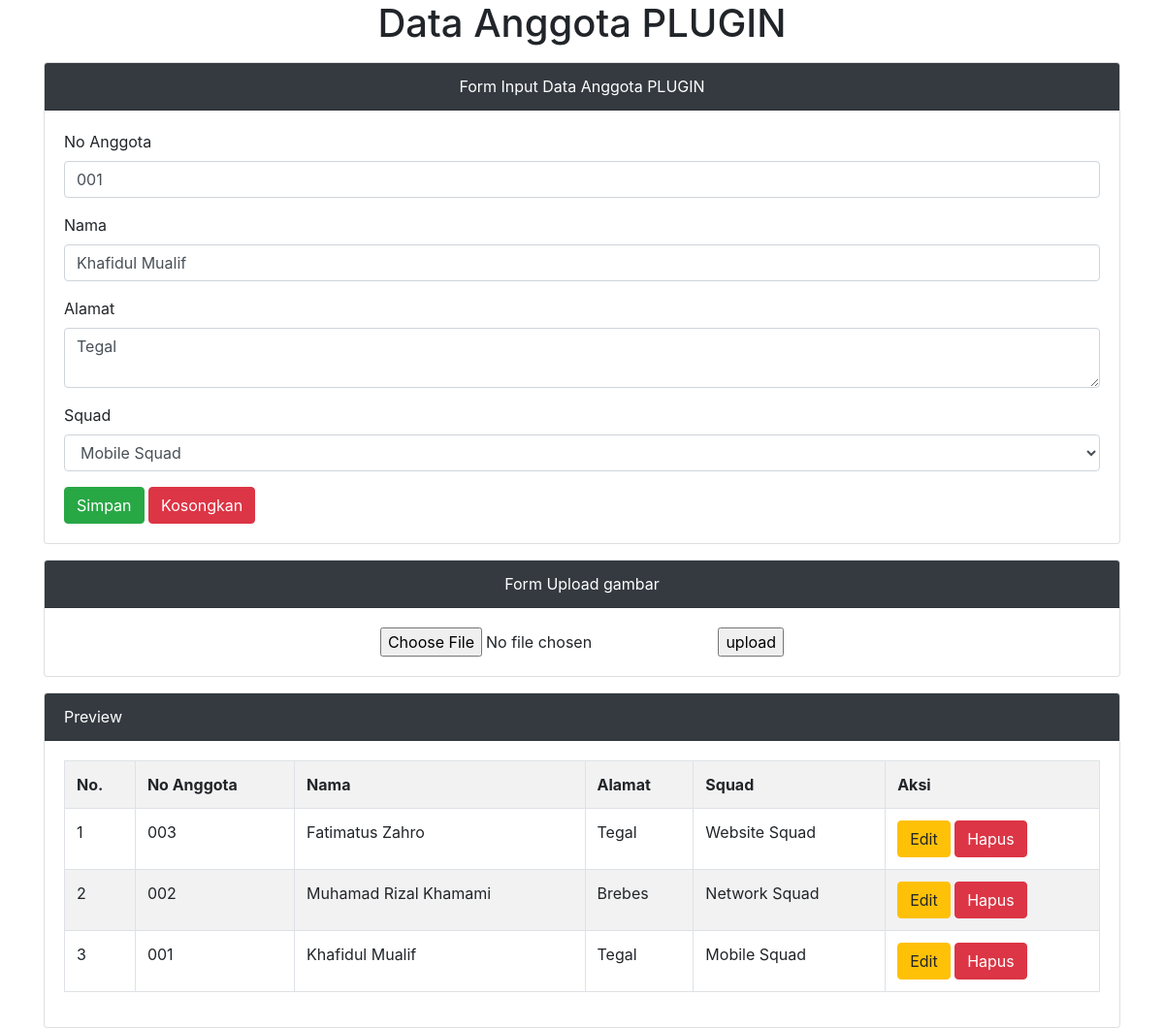
Screenshot of /admin.php?hal=edit&id=17 (signed in) with the database file from the repository.
### tables this page shows
CREATE TABLE `tmhs` (
  `id_mhs` int(11) NOT NULL,
  `nim` varchar(9) NOT NULL,
  `nama` varchar(100) NOT NULL,
  `alamat` varchar(128) NOT NULL,
  `prodi` varchar(50) NOT NULL
);

### admin.php (the view, shortened to what this page needs)
<?php
	include 'koneksi.php';
	if(isset($_GET['hal']))
	{
		if($_GET['hal'] == "edit")
		{
			$tampil = mysqli_query($koneksi, "SELECT * FROM tmhs WHERE id_mhs = '$_GET[id]' ");
			$data = mysqli_fetch_array($tampil);
			if($data)
			{
				$vnim = $data['nim'];
				$vnama = $data['nama'];
				$valamat = $data['alamat'];
				$vprodi = $data['prodi'];
			}
		}
	}
?>
<!DOCTYPE html>
<html>
<head>
	<link rel="stylesheet" type="text/css" href="css/bootstrap.min.css">
</head>
<body>
<div class="container">
	<h1 class="text-center">Data Anggota PLUGIN</h1>
	<div class="card mt-3">
	  <div class="card-header bg-dark text-center text-white">
	    Form Input Data Anggota PLUGIN
	  </div>
	  <div class="card-body">
	    <form method="post" action="">
	    	<div class="form-group">
	    		<label>No Anggota</label>
				<input type="text" name="tnim" value="<?=@$vnim?>" class="form-control"
				placeholder="Input no anggota disini!" required>
	    	</div>
	    	<div class="form-group">
	    		<label>Nama</label>
				<input type="text" name="tnama" value="<?=@$vnama?>" class="form-control"
				placeholder="Input Nama disini!" required>
	    	</div>
	    	<div class="form-group">
	    		<label>Alamat</label>
				<textarea class="form-control" name="talamat"
				 placeholder="Input Alamat disini!"><?=@$valamat?></textarea>
	    	</div>
	    	<div class="form-group">
	    		<label>Squad</label>
	    		<select class="form-control" name="tprodi">
	    			<option value="<?=@$vprodi?>"><?=@$vprodi?></option>
	    		</select>
	    	</div>
	    	<button type="submit" class="btn btn-success" name="bsimpan">Simpan</button>
	    	<button type="reset" class="btn btn-danger" name="breset">Kosongkan</button>
	    </form>
	  </div>
	</div>
	<div class="card mt-3">
	  <div class="card-header bg-dark text-center text-white">
	    Form Upload gambar
	  </div>
	  <div class="card-body">
	<form action="upload.php" method="POST" enctype="multipart/form-data">
  <center>	<input type="file" name="file">
	<input type="submit" name="upload" value="upload"></center>
	</form>
	</div>
	</div>
	<div class="card mt-3">
	  <div class="card-header bg-dark text-white">Preview</div>
	  <div class="card-body">
	    <table class="table table-bordered table-striped">
	    	<tr>
	    		<th>No.</th>
	    		<th>No Anggota</th>
	    		<th>Nama</th>
	    		<th>Alamat</th>
	    		<th>Squad</th>
	    		<th>Aksi</th>
	    	</tr>
	    	<?php
	    		$no = 1;
	    		$tampil = mysqli_query($koneksi, "SELECT * from tmhs order by id_mhs desc");
	    		while($data = mysqli_fetch_array($tampil)):?>
	    	<tr>
	    		<td><?=$no++;?></td>
	    		<td><?=$data['nim']?></td>
	    		<td><?=$data['nama']?></td>
	    		<td><?=$data['alamat']?></td>
	    		<td><?=$data['prodi']?></td>
	    		<td>
	    			<a href="admin.php?hal=edit&id=<?=$data['id_mhs']?>" class="btn btn-warning"> Edit </a>
	    			<a href="admin.php?hal=hapus&id=<?=$data['id_mhs']?>"
	    			   onclick="return confirm('Apakah yakin ingin menghapus data ini?')" class="btn btn-danger"> Hapus </a>
	    		</td>
	    	</tr>
	    <?php endwhile;  ?>
	    </table>
	  </div>
	</div>
</div>
</body>
</html>

### rows the page displays
tmhs: tnim "001", tnama "Khafidul Mualif", talamat "Tegal", tprodi "Mobile Squad", nim "001", nama "Khafidul Mualif", alamat "Tegal", prodi "Mobile Squad"
tmhs: nim "003", nama "Fatimatus Zahro", alamat "Tegal", prodi "Website Squad"
tmhs: nim "002", nama "Muhamad Rizal Khamami", alamat "Brebes", prodi "Network Squad"
